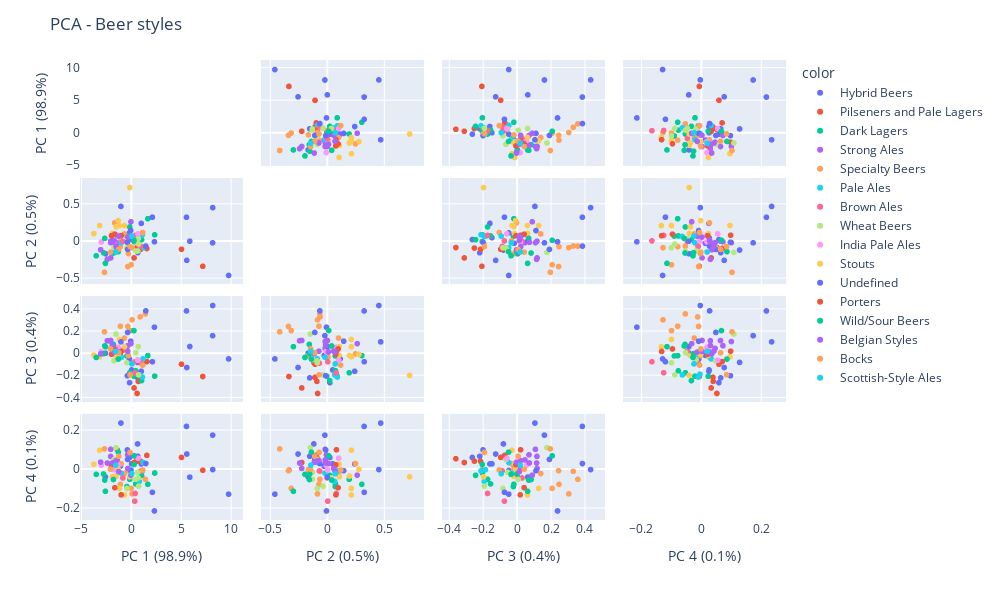

This figure's notebook cell:
### Markdown cell above
Let us try now to observe how those newly labelled beer styles (16 "supra-styles") fit with our data when projected using the dimensionality reduction techniques cited above. That would be interesting to see if beer styles that have now been identified as pertaining to one supra-style end up closer compared to styles from other supra-styles. This would come as some sort of validation.

Note that the steps followed are sensibly the same as the previous ones so they will not be commented.

### Code cell
style_features = beers_merged.groupby('style').mean().reset_index()
style_features['supra_style'] = style_features['style'].apply(lambda x: style_to_supra[x])
style_features = style_features.set_index('style')

style_labels = style_features.index
style_labels_merged = style_features.pop("supra_style")

X = StandardScaler().fit_transform(style_features.to_numpy())

X_reduced_pca = PCA(n_components=2).fit(X).transform(X)

pca = PCA()
components = pca.fit_transform(X)
labels_var = {
    str(i): f"PC {i+1} ({var:.1f}%)"
    for i, var in enumerate(pca.explained_variance_ratio_ * 100)
}

fig = px.scatter_matrix(
    components,
    labels=labels_var,
    dimensions=range(4),
    color=style_labels_merged,
)
fig.update_traces(diagonal_visible=False)
fig.update_layout(
    title='PCA - Beer styles',
    width=1000,
    height=600,
)
fig.show()

### Figure 1 — Plotly figure (JSON) as saved in the notebook; plotly's stock layout.template omitted (floating-point values rounded to 4 significant figures)
{"data": [{"diagonal": {"visible": false}, "dimensions": [{"axis": {"matches": true}, "label": "PC 1 (98.9%)", "values": [0.03599, -0.1829, -1.087, -0.1663, 0.6361, -2.596, 1.008, 0.6583]}, {"axis": {"matches": true}, "label": "PC 2 (0.5%)", "values": [0.04981, 0.1147, -0.02538, 0.02438, -0.1167, -0.1667, 0.2428, -0.1527]}, {"axis": {"matches": true}, "label": "PC 3 (0.4%)", "values": [-0.1475, -0.04783, -0.01597, -0.2631, -0.0797, 0.003596, -0.1596, -0.2193]}, {"axis": {"matches": true}, "label": "PC 4 (0.1%)", "values": [0.02678, -0.007174, 0.01437, 0.05947, 0.1288, -0.0405, 0.02628, 0.06555]}], "hovertemplate": "color=Hybrid Beers<br>%{xaxis.title.text}=%{x}<br>%{yaxis.title.text}=%{y}<extra></extra>", "legendgroup": "Hybrid Beers", "marker": {"color": "#636efa", "symbol": "circle"}, "name": "Hybrid Beers", "showlegend": true, "type": "splom"}, {"diagonal": {"visible": false}, "dimensions": [{"axis": {"matches": true}, "label": "PC 1 (98.9%)", "values": [7.189, -1.408, 1.566, 0.7027, 0.5834, 5.049, 0.9414, 0.2809]}, {"axis": {"matches": true}, "label": "PC 2 (0.5%)", "values": [-0.3354, 0.0821, -0.09571, -0.08986, -0.08324, -0.1062, -0.1069, -0.2229]}, {"axis": {"matches": true}, "label": "PC 3 (0.4%)", "values": [-0.2069, 0.02196, -0.072, -0.2511, -0.3606, -0.0956, -0.2146, -0.3107]}, {"axis": {"matches": true}, "label": "PC 4 (0.1%)", "values": [-0.005966, 0.09893, 0.07021, 0.04038, 0.05288, 0.05968, 0.03975, 0.03367]}], "hovertemplate": "color=Pilseners and Pale Lagers<br>%{xaxis.title.text}=%{x}<br>%{yaxis.title.text}=%{y}<extra></extra>", "legendgroup": "Pilseners and Pale Lagers", "marker": {"color": "#EF553B", "symbol": "circle"}, "name": "Pilseners and Pale Lagers", "showlegend": true, "type": "splom"}, {"diagonal": {"visible": false}, "dimensions": [{"axis": {"matches": true}, "label": "PC 1 (98.9%)", "values": [2.352, -0.4396, 1.666, 0.4531, 0.2836, -0.1499, 1.032]}, {"axis": {"matches": true}, "label": "PC 2 (0.5%)", "values": [0.08871, 0.07133, 0.3054, 0.07383, -0.003205, 0.1943, 0.02332]}, {"axis": {"matches": true}, "label": "PC 3 (0.4%)", "values": [-0.2038, -0.02045, -0.01791, -0.1556, -0.2048, -0.1732, -0.2442]}, {"axis": {"matches": true}, "label": "PC 4 (0.1%)", "values": [-0.02036, -0.08975, -0.07827, -0.07626, 0.02371, -0.05259, -0.03245]}], "hovertemplate": "color=Dark Lagers<br>%{xaxis.title.text}=%{x}<br>%{yaxis.title.text}=%{y}<extra></extra>", "legendgroup": "Dark Lagers", "marker": {"color": "#00cc96", "symbol": "circle"}, "name": "Dark Lagers", "showlegend": true, "type": "splom"}, {"diagonal": {"visible": false}, "dimensions": [{"axis": {"matches": true}, "label": "PC 1 (98.9%)", "values": [-2.068, -2.069, -1.417, -2.406, -0.369, -2.066]}, {"axis": {"matches": true}, "label": "PC 2 (0.5%)", "values": [-0.01707, 0.002755, -0.01716, -0.2414, -0.006024, -0.2228]}, {"axis": {"matches": true}, "label": "PC 3 (0.4%)", "values": [0.1097, 0.1186, 0.04781, 0.1165, 0.07158, 0.1194]}, {"axis": {"matches": true}, "label": "PC 4 (0.1%)", "values": [0.1013, 0.06488, 0.04672, 0.03097, 0.07304, 0.003117]}], "hovertemplate": "color=Strong Ales<br>%{xaxis.title.text}=%{x}<br>%{yaxis.title.text}=%{y}<extra></extra>", "legendgroup": "Strong Ales", "marker": {"color": "#ab63fa", "symbol": "circle"}, "name": "Strong Ales", "showlegend": true, "type": "splom"}, {"diagonal": {"visible": false}, "dimensions": [{"axis": {"matches": true}, "label": "PC 1 (98.9%)", "values": [-1.668, 1.422, 0.8934, 0.0818, -1.093, -0.2818, -1.023, -0.349, 0.002081, -0.6861]}, {"axis": {"matches": true}, "label": "PC 2 (0.5%)", "values": [0.2498, -0.06341, -0.06225, -0.08435, -0.0715, -0.1644, 0.007982, -0.3394, -0.3155, 0.1005]}, {"axis": {"matches": true}, "label": "PC 3 (0.4%)", "values": [-0.002489, 0.3602, 0.3331, 0.3067, 0.2489, -0.01732, -0.03224, 0.2466, 0.2083, 0.1411]}, {"axis": {"matches": true}, "label": "PC 4 (0.1%)", "values": [0.02806, -0.05274, -0.0116, -0.1275, -0.07837, -0.002376, 0.02749, -0.008499, -0.09902, -0.02289]}], "hovertemplate": "color=Specialty Beers<br>%{xaxis.title.text}=%{x}<br>%{yaxis.title.text}=%{y}<extra></extra>", "legendgroup": "Specialty Beers", "marker": {"color": "#FFA15A", "symbol": "circle"}, "name": "Specialty Beers", "showlegend": true, "type": "splom"}, {"diagonal": {"visible": false}, "dimensions": [{"axis": {"matches": true}, "label": "PC 1 (98.9%)", "values": [1.185, -1.004, 0.8091, 1.124, -0.01731]}, {"axis": {"matches": true}, "label": "PC 2 (0.5%)", "values": [-0.08625, -0.01846, 0.06613, 0.09046, 0.07032]}, {"axis": {"matches": true}, "label": "PC 3 (0.4%)", "values": [-0.04792, -0.03282, -0.1929, -0.2119, -0.1858]}, {"axis": {"matches": true}, "label": "PC 4 (0.1%)", "values": [0.03371, -0.02082, -0.06298, -0.009495, -0.003783]}], "hovertemplate": "color=Pale Ales<br>%{xaxis.title.text}=%{x}<br>%{yaxis.title.text}=%{y}<extra></extra>", "legendgroup": "Pale Ales", "marker": {"color": "#19d3f3", "symbol": "circle"}, "name": "Pale Ales", "showlegend": true, "type": "splom"}, {"diagonal": {"visible": false}, "dimensions": [{"axis": {"matches": true}, "label": "PC 1 (98.9%)", "values": [-0.8379, 0.3568, 0.3939, 0.9966]}, {"axis": {"matches": true}, "label": "PC 2 (0.5%)", "values": [-0.0002368, 0.006407, 0.08062, -0.06859]}, {"axis": {"matches": true}, "label": "PC 3 (0.4%)", "values": [0.03045, -0.07377, -0.1734, -0.08683]}, {"axis": {"matches": true}, "label": "PC 4 (0.1%)", "values": [-0.04563, -0.1646, -0.1253, -0.009249]}], "hovertemplate": "color=Brown Ales<br>%{xaxis.title.text}=%{x}<br>%{yaxis.title.text}=%{y}<extra></extra>", "legendgroup": "Brown Ales", "marker": {"color": "#FF6692", "symbol": "circle"}, "name": "Brown Ales", "showlegend": true, "type": "splom"}, {"diagonal": {"visible": false}, "dimensions": [{"axis": {"matches": true}, "label": "PC 1 (98.9%)", "values": [0.7051, 0.6378, -1.733, -0.4412, 0.736, -1.531, 0.4586]}, {"axis": {"matches": true}, "label": "PC 2 (0.5%)", "values": [0.03769, -0.1296, -0.08758, -0.0872, -0.03518, -0.1484, -0.13]}, {"axis": {"matches": true}, "label": "PC 3 (0.4%)", "values": [0.06299, -0.05399, -0.06479, -0.08227, -0.1923, 0.1775, 0.008068]}, {"axis": {"matches": true}, "label": "PC 4 (0.1%)", "values": [-0.04568, -0.01689, 0.04894, -0.09936, -0.08779, 0.1098, -0.05222]}], "hovertemplate": "color=Wheat Beers<br>%{xaxis.title.text}=%{x}<br>%{yaxis.title.text}=%{y}<extra></extra>", "legendgroup": "Wheat Beers", "marker": {"color": "#B6E880", "symbol": "circle"}, "name": "Wheat Beers", "showlegend": true, "type": "splom"}, {"diagonal": {"visible": false}, "dimensions": [{"axis": {"matches": true}, "label": "PC 1 (98.9%)", "values": [-3.013, -1.692, -1.313, 0.6857]}, {"axis": {"matches": true}, "label": "PC 2 (0.5%)", "values": [-0.008117, 0.003801, 0.08135, 0.1018]}, {"axis": {"matches": true}, "label": "PC 3 (0.4%)", "values": [0.01954, 0.01389, 0.05731, -0.05932]}, {"axis": {"matches": true}, "label": "PC 4 (0.1%)", "values": [0.01977, -0.004013, 0.01933, 0.05549]}], "hovertemplate": "color=India Pale Ales<br>%{xaxis.title.text}=%{x}<br>%{yaxis.title.text}=%{y}<extra></extra>", "legendgroup": "India Pale Ales", "marker": {"color": "#FF97FF", "symbol": "circle"}, "name": "India Pale Ales", "showlegend": true, "type": "splom"}, {"diagonal": {"visible": false}, "dimensions": [{"axis": {"matches": true}, "label": "PC 1 (98.9%)", "values": [-3.756, -1.195, -0.6789, -1.307, -0.1429, -1.889, -1.527, -3.177]}, {"axis": {"matches": true}, "label": "PC 2 (0.5%)", "values": [0.1053, 0.2126, 0.2128, 0.28, 0.7256, 0.1073, 0.1963, 0.2137]}, {"axis": {"matches": true}, "label": "PC 3 (0.4%)", "values": [-0.01357, 0.1285, 0.06253, -0.006789, -0.1972, 0.06329, -0.01705, -0.02886]}, {"axis": {"matches": true}, "label": "PC 4 (0.1%)", "values": [0.02471, -0.09913, -0.133, -0.001442, -0.03998, -0.03932, -0.03609, 0.09657]}], "hovertemplate": "color=Stouts<br>%{xaxis.title.text}=%{x}<br>%{yaxis.title.text}=%{y}<extra></extra>", "legendgroup": "Stouts", "marker": {"color": "#FECB52", "symbol": "circle"}, "name": "Stouts", "showlegend": true, "type": "splom"}, {"diagonal": {"visible": false}, "dimensions": [{"axis": {"matches": true}, "label": "PC 1 (98.9%)", "values": [8.177, -1.036, 2.124, -0.3632, 1.463, 5.552, 5.883, 5.579, -0.3876, 2.329, 9.785, 8.187, -0.05251]}, {"axis": {"matches": true}, "label": "PC 2 (0.5%)", "values": [-0.0194, 0.4711, 0.3264, -0.108, -0.06389, 0.3254, 0.002537, -0.2556, -0.01195, -0.005302, -0.4592, 0.4551, 0.1459]}, {"axis": {"matches": true}, "label": "PC 3 (0.4%)", "values": [0.1629, 0.1067, -0.07328, 0.1923, 0.3875, 0.3871, 0.06468, -0.1255, -0.2001, 0.2402, -0.04797, 0.4359, 0.1129]}, {"axis": {"matches": true}, "label": "PC 4 (0.1%)", "values": [0.1741, 0.236, -0.1193, 0.04938, 0.02829, 0.2185, -0.04155, 0.07714, 0.09818, -0.2149, -0.1287, -0.002588, -0.008253]}], "hovertemplate": "color=Undefined<br>%{xaxis.title.text}=%{x}<br>%{yaxis.title.text}=%{y}<extra></extra>", "legendgroup": "Undefined", "marker": {"color": "#636efa", "symbol": "circle"}, "name": "Undefined", "showlegend": true, "type": "splom"}, {"diagonal": {"visible": false}, "dimensions": [{"axis": {"matches": true}, "label": "PC 1 (98.9%)", "values": [-1.655, -1.982, -1.018]}, {"axis": {"matches": true}, "label": "PC 2 (0.5%)", "values": [0.09704, 0.07659, 0.07754]}, {"axis": {"matches": true}, "label": "PC 3 (0.4%)", "values": [0.04273, -0.005467, 0.01983]}, {"axis": {"matches": true}, "label": "PC 4 (0.1%)", "values": [-0.09577, 0.0221, -0.1322]}], "hovertemplate": "color=Porters<br>%{xaxis.title.text}=%{x}<br>%{yaxis.title.text}=%{y}<extra></extra>", "legendgroup": "Porters", "marker": {"color": "#EF553B", "symbol": "circle"}, "name": "Porters", "showlegend": true, "type": "splom"}, {"diagonal": {"visible": false}, "dimensions": [{"axis": {"matches": true}, "label": "PC 1 (98.9%)", "values": [-2.784, 0.2746, -1.789, -1.295, -3.521, -2.662, -2.595]}, {"axis": {"matches": true}, "label": "PC 2 (0.5%)", "values": [-0.1531, 0.01437, -0.1564, -0.1379, -0.1947, 0.04025, -0.2963]}, {"axis": {"matches": true}, "label": "PC 3 (0.4%)", "values": [0.000133, 0.2089, 0.08384, -0.04929, -0.03449, 0.06997, 0.06352]}, {"axis": {"matches": true}, "label": "PC 4 (0.1%)", "values": [-0.02533, 0.06801, -0.05378, 0.08645, -0.02712, -0.05662, -0.1142]}], "hovertemplate": "color=Wild/Sour Beers<br>%{xaxis.title.text}=%{x}<br>%{yaxis.title.text}=%{y}<extra></extra>", "legendgroup": "Wild/Sour Beers", "marker": {"color": "#00cc96", "symbol": "circle"}, "name": "Wild/Sour Beers", "showlegend": true, "type": "splom"}, {"diagonal": {"visible": false}, "dimensions": [{"axis": {"matches": true}, "label": "PC 1 (98.9%)", "values": [-0.02945, -0.3449, -1.884, -1.27, -3.076, -1.724, -1.522]}, {"axis": {"matches": true}, "label": "PC 2 (0.5%)", "values": [0.2644, 0.05878, -0.01255, 0.06962, -0.1131, 0.01245, -0.07193]}, {"axis": {"matches": true}, "label": "PC 3 (0.4%)", "values": [0.09075, 0.02203, 0.07387, 0.01457, -0.002204, 0.01502, 0.02272]}, {"axis": {"matches": true}, "label": "PC 4 (0.1%)", "values": [-0.0315, 0.002908, 0.0313, -0.01321, 0.0354, 0.02868, 0.04312]}], "hovertemplate": "color=Belgian Styles<br>%{xaxis.title.text}=%{x}<br>%{yaxis.title.text}=%{y}<extra></extra>", "legendgroup": "Belgian Styles", "marker": {"color": "#ab63fa", "symbol": "circle"}, "name": "Belgian Styles", "showlegend": true, "type": "splom"}, {"diagonal": {"visible": false}, "dimensions": [{"axis": {"matches": true}, "label": "PC 1 (98.9%)", "values": [1.148, -1.261, -2.686, -0.1196, -2.089]}, {"axis": {"matches": true}, "label": "PC 2 (0.5%)", "values": [0.1198, -0.1083, -0.417, -0.07056, -0.1449]}, {"axis": {"matches": true}, "label": "PC 3 (0.4%)", "values": [-0.1043, 0.007719, 0.1975, -0.1917, 0.04346]}, {"axis": {"matches": true}, "label": "PC 4 (0.1%)", "values": [-0.004901, 0.06526, 0.1034, 0.08517, -0.0009976]}], "hovertemplate": "color=Bocks<br>%{xaxis.title.text}=%{x}<br>%{yaxis.title.text}=%{y}<extra></extra>", "legendgroup": "Bocks", "marker": {"color": "#FFA15A", "symbol": "circle"}, "name": "Bocks", "showlegend": true, "type": "splom"}, {"diagonal": {"visible": false}, "dimensions": [{"axis": {"matches": true}, "label": "PC 1 (98.9%)", "values": [-1.564, 0.06395]}, {"axis": {"matches": true}, "label": "PC 2 (0.5%)", "values": [-0.143, 0.07144]}, {"axis": {"matches": true}, "label": "PC 3 (0.4%)", "values": [0.02007, -0.09264]}, {"axis": {"matches": true}, "label": "PC 4 (0.1%)", "values": [0.02008, -0.02384]}], "hovertemplate": "color=Scottish-Style Ales<br>%{xaxis.title.text}=%{x}<br>%{yaxis.title.text}=%{y}<extra></extra>", "legendgroup": "Scottish-Style Ales", "marker": {"color": "#19d3f3", "symbol": "circle"}, "name": "Scottish-Style Ales", "showlegend": true, "type": "splom"}], "layout": {"dragmode": "select", "height": 600, "legend": {"title": {"text": "color"}, "tracegroupgap": 0}, "margin": {"t": 60}, "title": {"text": "PCA - Beer styles"}, "width": 1000}}
